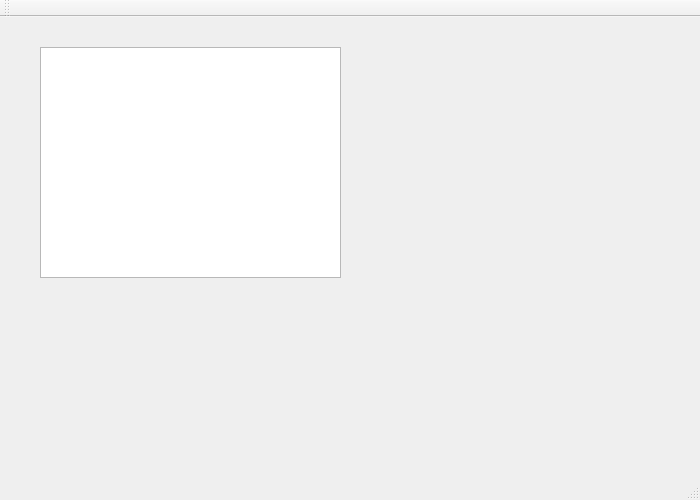
<?xml version="1.0" encoding="UTF-8"?>
<ui version="4.0">
 <class>MainWindow</class>
 <widget class="QMainWindow" name="MainWindow">
  <property name="geometry">
   <rect>
    <x>0</x>
    <y>0</y>
    <width>700</width>
    <height>500</height>
   </rect>
  </property>
  <property name="sizePolicy">
   <sizepolicy hsizetype="Expanding" vsizetype="Expanding">
    <horstretch>0</horstretch>
    <verstretch>0</verstretch>
   </sizepolicy>
  </property>
  <property name="font">
   <font>
    <family>Consolas</family>
   </font>
  </property>
  <property name="cursor">
   <cursorShape>ArrowCursor</cursorShape>
  </property>
  <property name="focusPolicy">
   <enum>Qt::NoFocus</enum>
  </property>
  <property name="windowTitle">
   <string>MainWindow</string>
  </property>
  <property name="layoutDirection">
   <enum>Qt::LeftToRight</enum>
  </property>
  <widget class="QWidget" name="centralWidget">
   <widget class="QTableView" name="tableView">
    <property name="geometry">
     <rect>
      <x>40</x>
      <y>30</y>
      <width>301</width>
      <height>231</height>
     </rect>
    </property>
    <property name="sizePolicy">
     <sizepolicy hsizetype="Fixed" vsizetype="Expanding">
      <horstretch>0</horstretch>
      <verstretch>0</verstretch>
     </sizepolicy>
    </property>
   </widget>
  </widget>
  <widget class="QMenuBar" name="menuBar">
   <property name="geometry">
    <rect>
     <x>0</x>
     <y>0</y>
     <width>700</width>
     <height>19</height>
    </rect>
   </property>
  </widget>
  <widget class="QToolBar" name="mainToolBar">
   <attribute name="toolBarArea">
    <enum>TopToolBarArea</enum>
   </attribute>
   <attribute name="toolBarBreak">
    <bool>false</bool>
   </attribute>
  </widget>
  <widget class="QStatusBar" name="statusBar"/>
 </widget>
 <layoutdefault spacing="6" margin="11"/>
 <resources/>
 <connections/>
</ui>
